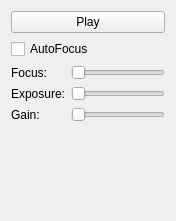
<?xml version="1.0" encoding="UTF-8"?>
<ui version="4.0">
 <class>CameraSettings</class>
 <widget class="QWidget" name="CameraSettings">
  <property name="geometry">
   <rect>
    <x>0</x>
    <y>0</y>
    <width>176</width>
    <height>221</height>
   </rect>
  </property>
  <property name="sizePolicy">
   <sizepolicy hsizetype="Preferred" vsizetype="Minimum">
    <horstretch>0</horstretch>
    <verstretch>0</verstretch>
   </sizepolicy>
  </property>
  <property name="windowTitle">
   <string>Form</string>
  </property>
  <layout class="QFormLayout" name="formLayout">
   <item row="2" column="0">
    <widget class="QLabel" name="label">
     <property name="text">
      <string>Focus:</string>
     </property>
    </widget>
   </item>
   <item row="2" column="1">
    <widget class="QSlider" name="focus">
     <property name="minimum">
      <number>0</number>
     </property>
     <property name="maximum">
      <number>99</number>
     </property>
     <property name="orientation">
      <enum>Qt::Horizontal</enum>
     </property>
    </widget>
   </item>
   <item row="1" column="0" colspan="2">
    <widget class="QCheckBox" name="checkBox">
     <property name="text">
      <string>AutoFocus</string>
     </property>
    </widget>
   </item>
   <item row="4" column="0">
    <widget class="QLabel" name="label_2">
     <property name="text">
      <string>Exposure:</string>
     </property>
    </widget>
   </item>
   <item row="5" column="0">
    <widget class="QLabel" name="label_3">
     <property name="text">
      <string>Gain:</string>
     </property>
    </widget>
   </item>
   <item row="4" column="1">
    <widget class="QSlider" name="exposure">
     <property name="orientation">
      <enum>Qt::Horizontal</enum>
     </property>
    </widget>
   </item>
   <item row="5" column="1">
    <widget class="QSlider" name="gain">
     <property name="orientation">
      <enum>Qt::Horizontal</enum>
     </property>
    </widget>
   </item>
   <item row="0" column="0" colspan="2">
    <widget class="QPushButton" name="playButton">
     <property name="text">
      <string>Play</string>
     </property>
    </widget>
   </item>
  </layout>
 </widget>
 <resources/>
 <connections/>
</ui>
